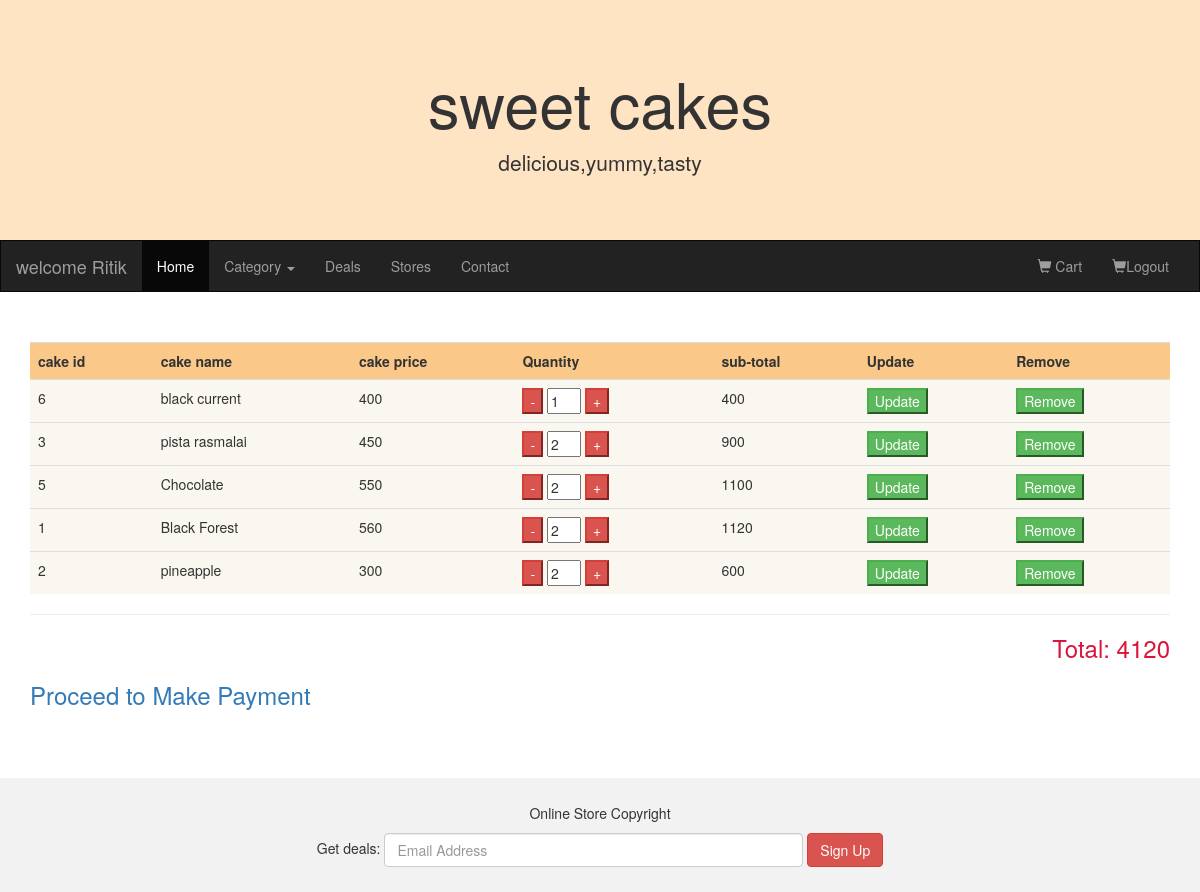
/showAllCartItems (signed in), run on the app's committed database.
### UserApp/models.py (models this page shows)
class MyCart(models.Model):
      user=models.ForeignKey(UserInfo,on_delete=models.CASCADE)
      cake=models.ForeignKey(Cake,on_delete=models.CASCADE)
      qty=models.IntegerField()
      class Meta:
            db_table="MyCart"

### AdminApp/models.py (models this page shows, shortened)
class Cake(models.Model):
    cname = models.CharField(max_length=20)
    cake_image = models.ImageField(default="abc.jpg",upload_to="images")
    price = models.FloatField(default=100)
    description = models.CharField(max_length=20)
    category = models.ForeignKey(Category,on_delete=models.CASCADE)
    class Meta:
        db_table = "Cake"

### UserApp/views.py (the view, shortened to what this page needs)
# urls.py: path("showAllCartItems",views.showAllCartItems),
def showAllCartItems(request):
      if(request.method=="GET"):
            cats=Category.objects.all()
            user=UserInfo.objects.get(username=request.session["uname"])
            cart_items=MyCart.objects.filter(user=user)
            total=0
            for item in cart_items:
                  total+=item.cake.price * item.qty
            request.session["total"]=total
            return render(request,"showAllCartItems.html",{"user":user,"cart_items":cart_items,"cats":cats})

### UserApp/templates/showAllCartItems.html (shortened to what this page needs)
{%extends "master.html"%}
{%block master%}
<div class="container">
      <form>
      <table class="table" border="0">
            <tr style="background-color: rgb(250, 200, 136);"><th>cake id</th><th>cake name</th><th>cake price</th><th>Quantity</th><th>sub-total</th><th>Update</th><th>Remove</th></tr>
            {%for items in cart_items%}
            <form method="POST">
            <tr style="background-color: rgb(250, 246, 240);">
                  <td><input type="hidden" name="item_id" value="{{items.id}}"/>{{items.cake.id}}</td>
                  <td>{{items.cake.cname}}</td>
                  <td>{{items.cake.price}}</td>
                  <td>
                        <button type="button" class="button btn-danger" onclick="decrement('qty{{items.cake.id}}');">-</button>
                        <input type="text" name="qty" id="qty{{items.cake.id}}" value='{{items.qty}}' size="1" readonly/>
                        <button type="button" class="button btn-danger" onclick="increment('qty{{items.cake.id}}');">+</button>
                  </td>
                  <td>{% widthratio items.cake.price 1 items.qty %}</td>
                  <td><button type="submit" name="action"  value="update"  class="button btn-success">Update</button></td>
                  <td><button type="submit" name="action"  value="remove"  class="button btn-success">Remove</button></td>
            </tr>
            </form>
            {%endfor%}
      </table>
      <hr style="background-color: crimson;"/>
      <h3 align="right" style="color: crimson;">Total: {{request.session.total}}</h3>
      <h3><a href="/MakePayment">Proceed to Make Payment</a></h3>
      </form>
</div><br/>
{%endblock%}

### data on the page
MyCart: cake.id "6", cake.cname "black current", cake.price "400", qty "1", cake+qty "400"
MyCart: cake.id "3", cake.cname "pista rasmalai", cake.price "450", qty "2", cake+qty "900"
MyCart: cake.id "5", cake.cname "Chocolate", cake.price "550", qty "2", cake+qty "1100"
MyCart: cake.id "1", cake.cname "Black Forest", cake.price "560", qty "2", cake+qty "1120"
MyCart: cake.id "2", cake.cname "pineapple", cake.price "300", qty "2", cake+qty "600"

### other printed values
{{ request.session.uname }} "Ritik"
{{ request.session.total }} "4120"
